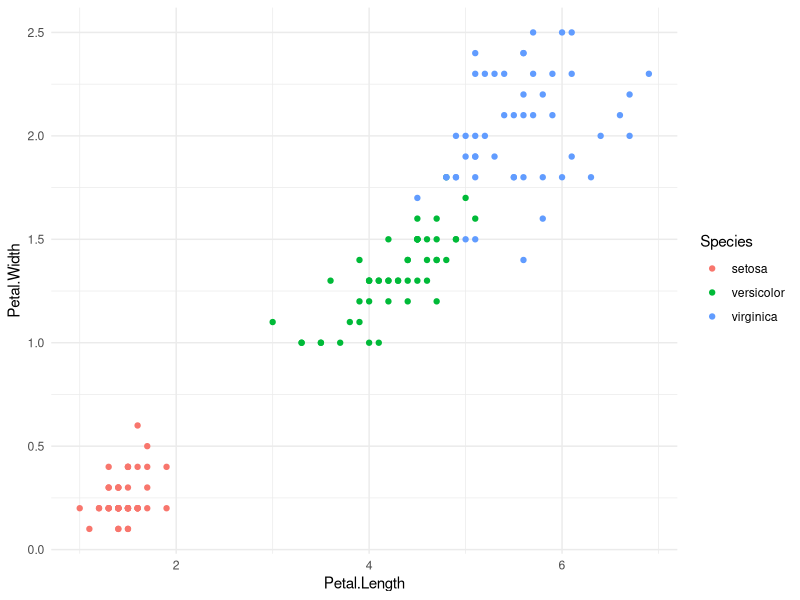

R code for this plot:
library(ggplot2)

data <- iris

p <- ggplot(data) +
    geom_point(aes(x = Petal.Length, y = Petal.Width, col = Species)) +
    theme_minimal()

pdf("figures/figure.pdf")
p
